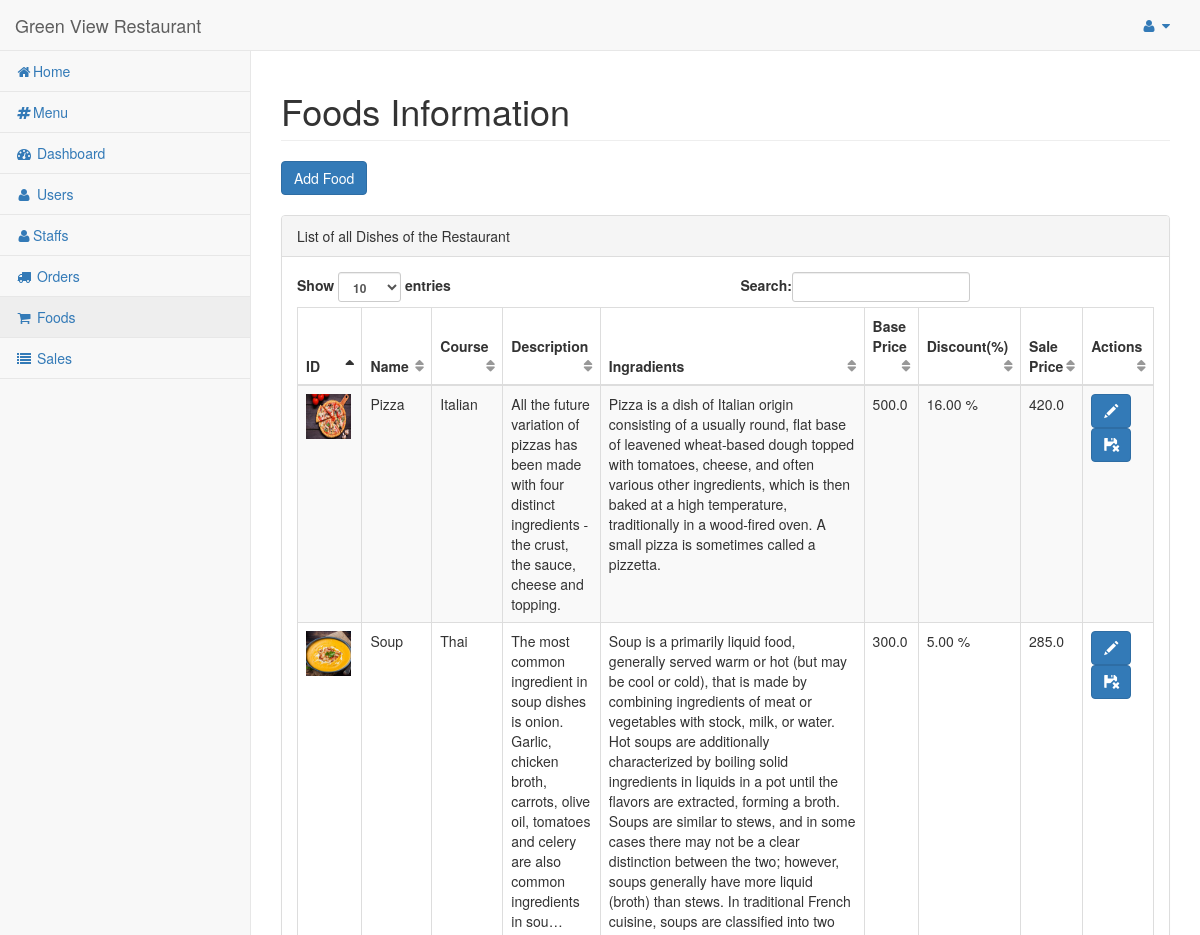
Page /dashboard/admin/foods/ (signed in, upper part) on the earlier database version.
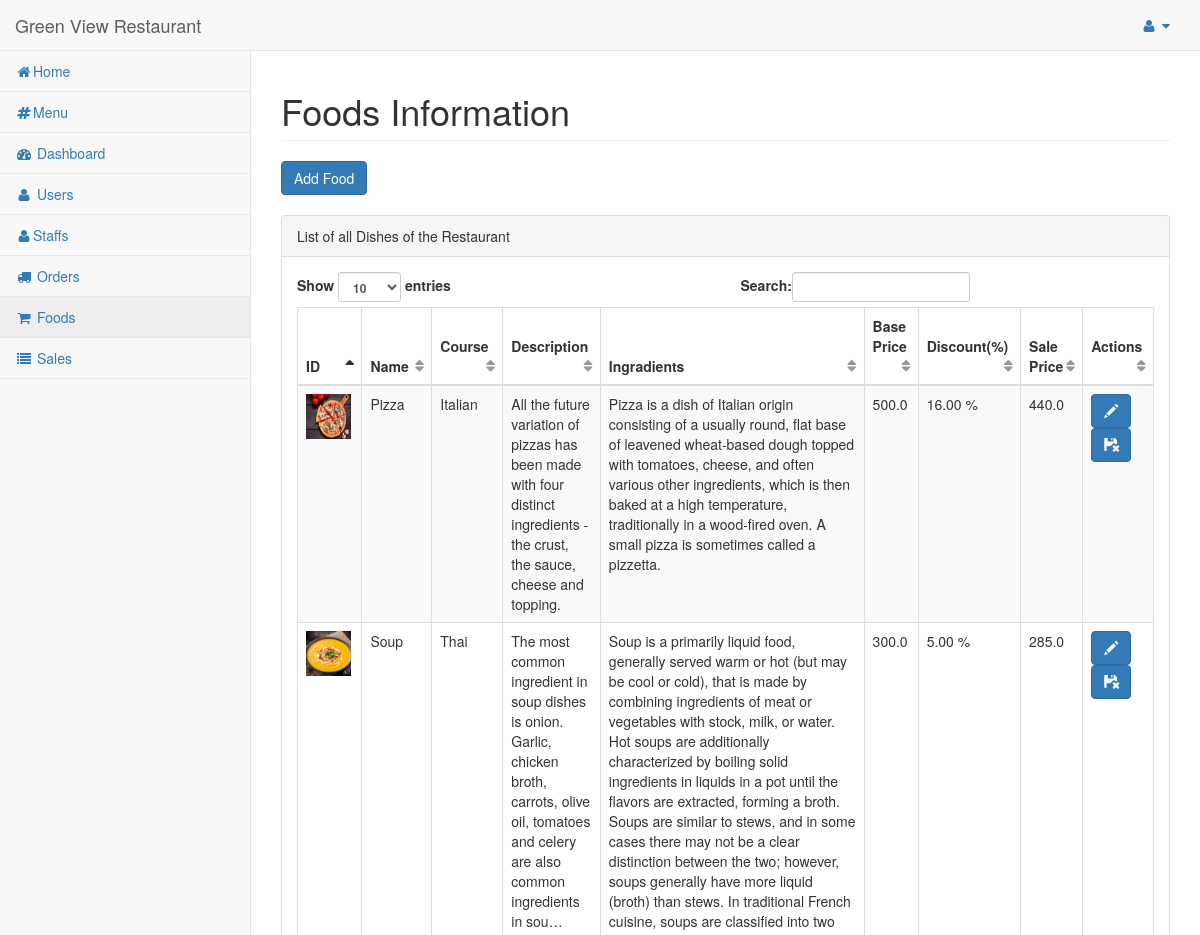
Same page on the later database version.
### hotel/models.py (models this page shows, shortened)
class Food(models.Model):
    bengali = 'Bengali'
    thai = 'Thai'
    chinese = 'Chinese'
    indian = 'Indian'
    italian = 'Italian'
    COURSE = (
        (bengali, bengali),
        (thai, thai),
        (chinese, chinese),
        (indian, indian),
        (italian, italian),
    )
    disabled = 'Disabled'
    enabled = 'Enabled'
    STATUS = (
        (disabled, disabled),
        (enabled, enabled),
    )
    name = models.CharField(max_length=250)
    course = models.CharField(max_length=50, choices=COURSE)
    content_description = models.TextField()
    ingradients = models.TextField()
    base_price = models.FloatField()
    sale_price = models.FloatField(default=base_price)
    discount = models.DecimalField(default=0, decimal_places=2, max_digits=5)
    image = models.FileField(blank=True, null=True)
    num_order = models.IntegerField(default=0)

### hotel/views.py (the view)
# urls.py: url(r'^dashboard/admin/foods/$', views.foods_admin, name='foods_admin'),
@login_required
@staff_member_required
def foods_admin(request):
    foods = Food.objects.filter()
    return render(request, 'admin_temp/foods.html', {'foods': foods})

### hotel/templates/admin_temp/foods.html (shortened to what this page needs)
{% load static %}
{% include "includes/base.html" %}
{% block main %}
<div id="page-wrapper">
    <div class="row">
        <div class="col-lg-12">
            <h1 class="page-header">Foods Information</h1>
            <button type="button" class="btn btn-primary" data-toggle="modal" data-target="#addFood">
                Add Food
            </button>
            <br><br>
        </div>
    </div>
    <div class="row">
        <div class="col-lg-12">
            <div class="panel panel-default">
                <div class="panel-heading">
                    List of all Dishes of the Restaurant
                </div>
                <div class="panel-body">
                    <table width="100%" class="table table-striped table-bordered table-hover" id="dataTables-example">
                        <thead>
                            <tr>
                                <th>ID</th>
                                <th>Name</th>
                                <th>Course</th>
                                <th>Description</th>
                                <th>Ingradients</th>
                                <th>Base Price</th>
                                <th>Discount(%)</th>
                                <th>Sale Price</th>
                                <th>Actions</th>
                            </tr>
                        </thead>
                        <tbody>
                            {% for food in foods %}
                            <tr>
                                <td><img src="/media/{{food.image}}" width="45" height="45"></td>
                                <td>{{food.name}}</td>
                                <td>{{food.course}}</td>
                                <td>{{food.content_description|truncatechars:150}}</td>
                                <td>{{food.ingradients}}</td>
                                <td>{{food.base_price}}</td>
                                <td>{{food.discount}} %</td>
                                <td>{{food.sale_price}}</td>
                                <td>
                                    <a href="{% url 'hotel:edit_food' food.id %}" class="btn btn-primary"><span class="glyphicon glyphicon-pencil" aria-hidden="true"></span></a>
                                    <a href="{% url 'hotel:food_delete' food.id %}" class="btn btn-primary"><span class="glyphicon glyphicon-floppy-remove" aria-hidden="true"></span></a>
                                </td>
                            </tr>
                            {% endfor %}
                        </tbody>
                    </table>
                </div>
            </div>
        </div>
    </div>
</div>
{% endblock %}

Differences in the rows shown:
changed Food "Pizza": sale_price "420.0" → "440.0"
